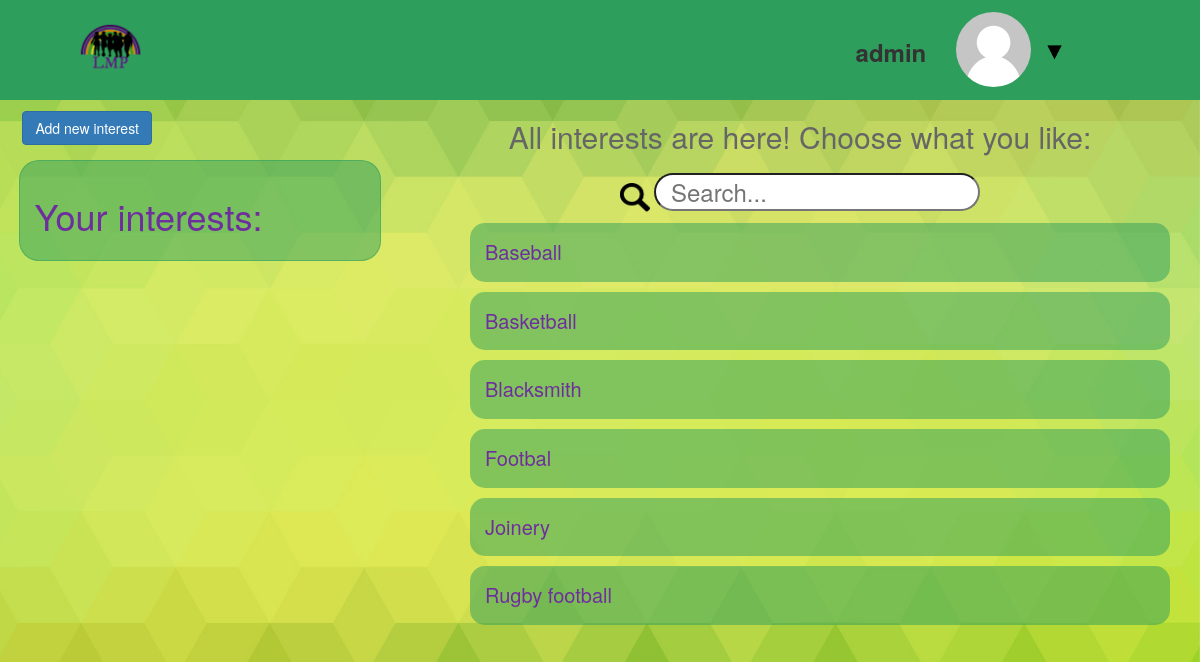
/ (signed in), run on the app's committed database.
### interests/models.py (models this page shows, shortened)
class Interest(models.Model):
	name = models.CharField(max_length=100)
	description = models.TextField(blank=True)
	users = models.ManyToManyField(User)
	url = models.CharField(max_length=200)

### default/views.py (the view)
# urls.py: url(r'^$', views.home, name='home'),
@login_required
def home(request):
	interests_list = Interest.objects.order_by('name')
	for interest in interests_list:
		interest.url = interest.name.replace(' ', '_')
	user_interests_list = Interest.objects.filter(users=request.user).order_by('name')
	for interest in user_interests_list:
		interest.url = interest.name.replace(' ', '_')
	context = {
		'interests': interests_list,
		'user_interests': user_interests_list,
	}
	return render(request, 'default/home.html', context)

### default/templates/default/home.html (shortened to what this page needs)
{% extends 'base.html' %}
{% load static %}
{% block content %}
	{% if user.is_authenticated %}
		<div class="container-fluid text-center">
			<div class="row">
				<div id="navbar" class="col-lg-12">
					<div class="col-lg-2">
						<a href="/"><img class="logo" src="{% static 'images/logo.png' %}" alt=""></a>
					</div>
					<div class="col-lg-5">
					</div>
					<div class="col-lg-5">
						<div class="col-lg-6 text-right">
							<div class="username">{{ user.username }}</div>
						</div>
						<div class="col-lg-2">
							{% if user.userprofile.avatar == '' %}
								<img class="avatar" src="{% static 'images/default_avatar.png' %}" alt="">
							{% else %}
								<img class="avatar" src="/media/{{ user.userprofile.avatar }}" alt="">
							{% endif %}
						</div>
						<div class="col-lg-4 text-left dropdown">
 							<img class="dropbtn" src="{% static 'images/triangle.png' %}" alt="">
						</div>
					</div>
				</div>
				<div class="col-lg-4 text-left">
					<a href="/newinterest/" class="btn btn-primary btn-add">Add new interest</a>
					<div class="user-interests">
						<h2>Your interests:</h2>
					</div>
				</div>
				<div class="col-lg-8">
					<h2 class="home-title">All interests are here! Choose what you like:</h2>
 					<div id="search-bar">
						<img src="{% static 'images/search-loop.png' %}" alt="">
						<input type="text" id="search-box" onkeyup="myFunction()" name="serach" placeholder="Search...">
					</div>
					<div class="col-lg-12 text-left">
						{% if interests %}
							<ul id="myUL">
							{% for item in interests %}
								<a href="/interest/{{ item.url }}"><li>{{ item.name }}</li></a>
							{% endfor %}
							</ul>
						{% endif %}
					</div>
				</div>
			</div>
		</div>
	{% endif %}
{% endblock %}

### static/css/global.css (style rules this page uses)
html, body { height: 100%; background: url(/static/images/bg.jpg) no-repeat center center; -webkit-background-size: cover; -moz-background-size: cover; -o-background-size: cover; background-size: cover; }
#navbar { background-color: #2e9e5c; height: 100px; }
.logo { width: 60%; }
.avatar { margin-top: 12px; height: 75px; width: 75px; -webkit-border-radius: 50%; -moz-border-radius: 50%; border-radius: 50%; }
.username { font-size: 24px; font-weight: 600; margin-top: 35px; }
.dropbtn { margin-top: 45px; margin-left: 15px; cursor: pointer; width: 15px; height: 15px; }
.dropdown { position: relative; display: inline-block; }
.user-interests { background: rgba(46, 158, 92, 0.5); border: 1px solid rgba(46, 158, 92, 0.5); border-radius: 20px; margin: 4% auto; padding: 4%; width: 98%; }
.user-interests h2 { color: #6f2e9e; font-size: 36px; }
#search-bar { margin-top: 20px; }
#search-bar img { width: 30px; height: 30px; }
#search-bar input { font-size: 24px; padding: 0 15px; -webkit-border-radius: 25px; -moz-border-radius: 25px; border-radius: 25px; }
.home-title { color: #666; }
#myUL { list-style-type: none; }
#myUL a { color: #6f2e9e; font-size: 20px; width: 100%; }
#myUL li { background: rgba(46, 158, 92, 0.5); border-radius: 15px; margin: 10px 0; padding: 15px; }
.btn-add { margin-left: 2%; margin-top: 3%; }

### data on the page
Interest: name "Baseball"
Interest: name "Basketball"
Interest: name "Blacksmith"
Interest: name "Footbal"
Interest: name "Joinery"
Interest: name "Rugby football"

### other printed values
{{ user.username }} "admin"
